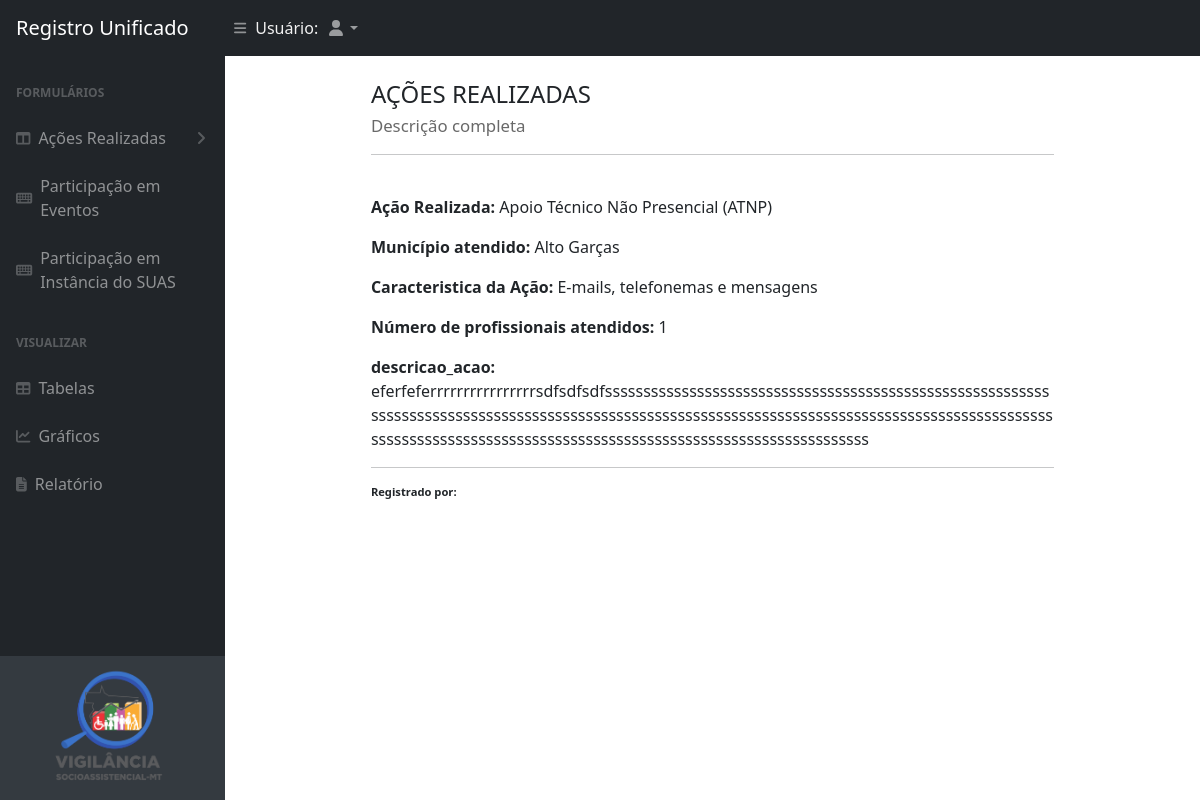
The page /users/list-acao-atnp/4 on the database its author committed.
### app/models.py (models this page shows, shortened)
class AcaoAtnpModel(models.Model):
    user = models.ForeignKey(User, on_delete=models.CASCADE, related_name='acaoAtnp')
    acao_realizada = models.CharField(max_length=100, choices= ACAO_REALIZADA_CHOICE, default= 'Apoio Técnico Não Presencial (ATNP)')
    caracteristica_acao = models.CharField(max_length=100, choices=TECNICO_NAO_PRESENCIAL_CHOICE, default='')
    n_profissionais_atendidos = models.IntegerField('Numero de Funcionario',blank=False, null=False)
    descricao_acao = models.TextField('Descrição da Ação', max_length=1000, blank=False, null=False)
    data_acao = models.DateField('Data', blank=False, null=False)
    data_publicacao = models.DateField('Data da Publicação', default=timezone.now)
    municipio_atendido = models.CharField(max_length=100, choices= LISTA_MUNICIPIOS, default= '')

### app/views.py (the view)
# urls.py: path('list-acao-atnp/<id>', view =ACOES.listAcaoAtnp,name="listAcaoAtnp"),
    def listAcaoAtnp(request, id):
        acaoAtnp_object_model = AcaoAtnpModel.objects.filter(id=id)
        return render(request, 'app/tables/tableAction/listAcaoAtnp.html',{
            'acaoAtnp_object_model':acaoAtnp_object_model})

### templates/app/tables/tableAction/listAcaoAtnp.html (shortened to what this page needs)
{% extends 'app/index.html' %}
{% load crispy_forms_tags %}
{% load static %}
{% block content %}
<div class="container w-75 mb-3">
  <div class="row mx-auto">
    <h4 class="font-weight-bold text-left mt-4 mb-4" >AÇÕES REALIZADAS <br>
    <span style="color: dimgrey;font-size: 70%;">Descrição completa</span>
    <br><hr>
    </h4>
    <div class="text-break ">
      {% for acao in acaoAtnp_object_model%}
        <p><span style="font-weight:bold;">Ação Realizada:</span> {{acao.acao_realizada}}</p>
        <p><span style="font-weight:bold;">Município atendido:</span> {{acao.municipio_atendido}}</p>
        <p><span style="font-weight:bold;">Caracteristica da Ação:</span> {{acao.caracteristica_acao}}</p>
        <p><span style="font-weight:bold;">Número de profissionais atendidos:</span> {{acao.n_profissionais_atendidos}}</p>
        <p><span style="font-weight:bold;">descricao_acao:</span><br>{{acao.descricao_acao}}</p>
        <hr>
        <p style="font-size: 70%;"><span style="font-weight:bold;"> Registrado por:</span> {{user.first_name|title}} {{user.last_name|title}}</p>
        {% endfor %}
    </div>
  </div>
</div>
{% endblock %}

### rows shown on the page
AcaoAtnpModel: acao_realizada "Apoio Técnico Não Presencial (ATNP)", municipio_atendido "Alto Garças", caracteristica_acao "E-mails, telefonemas e mensagens", n_profissionais_atendidos "1", descricao_acao "eferfeferrrrrrrrrrrrrrrrsdfsdfsdfssssssssssssssssssssssssssssssssssssssssssssssssssssssssssssssssssssssssssssssssssssssssssssssssssssssssssssssssssssssssssssssssssssssssssssssssssssssssssssssssssssssssssssssssssssssssssssssssssssssssssssssssssss"
